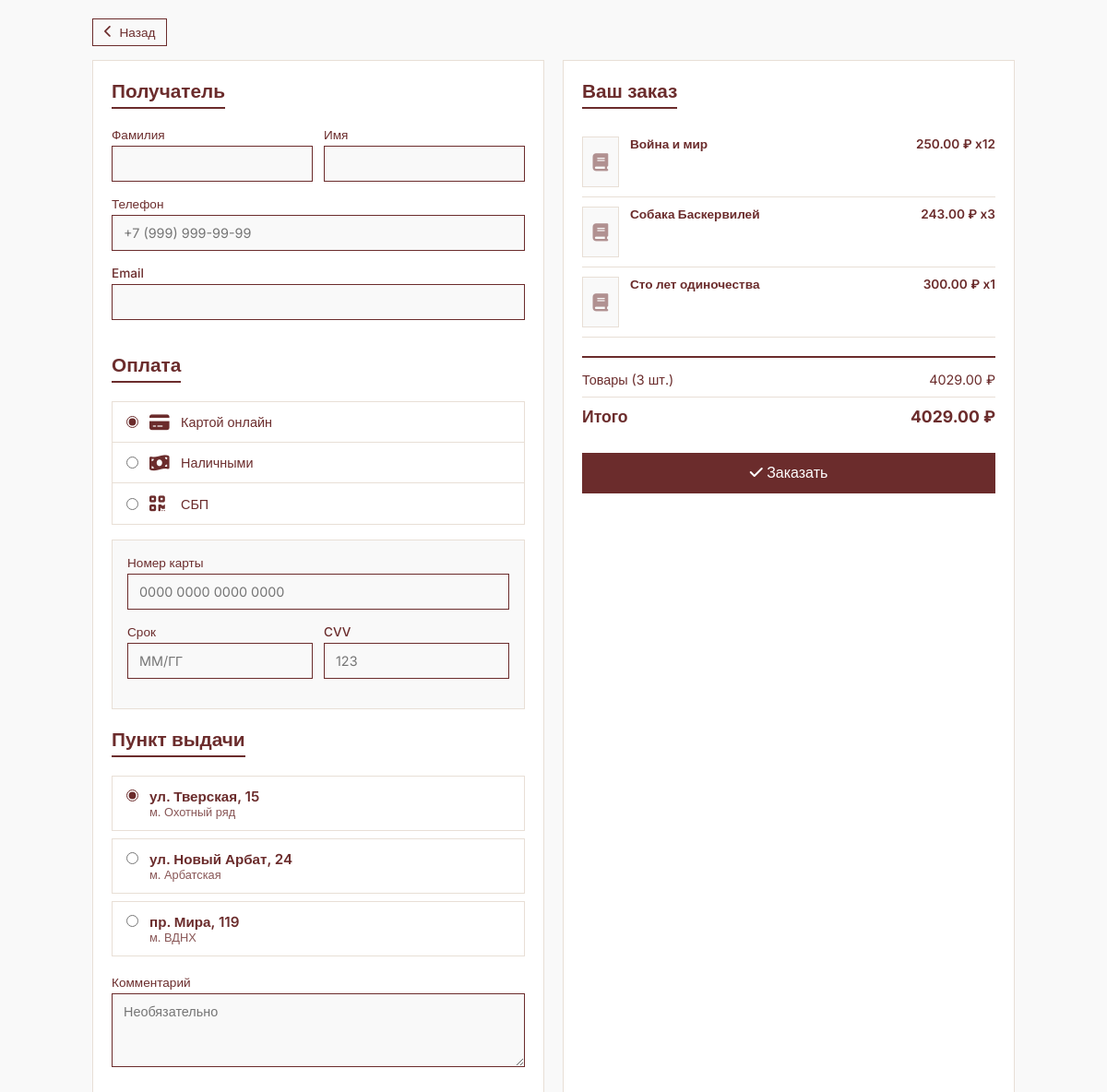
Page /users/checkout/ (signed in) on the earlier database version.
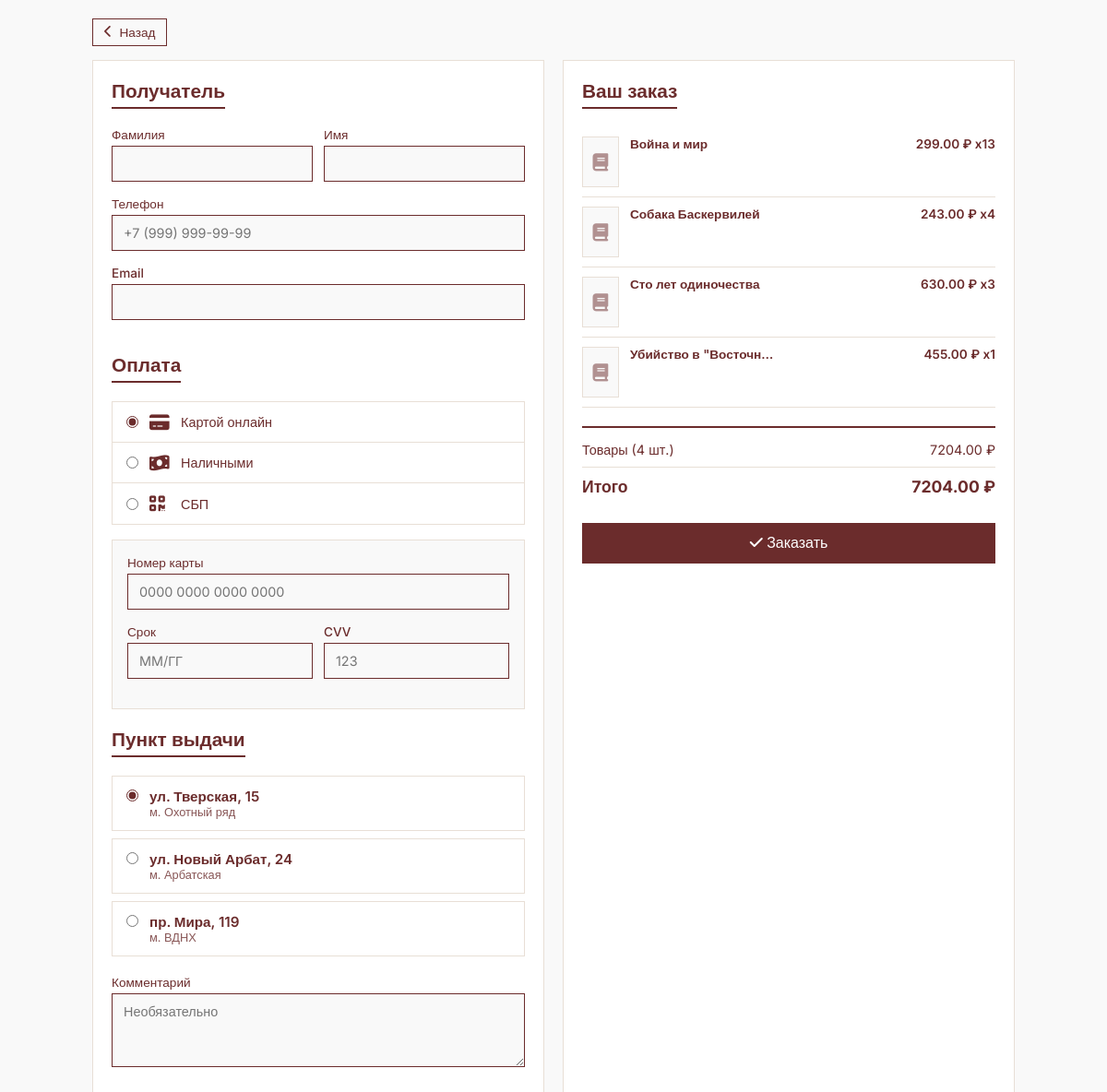
Same page on the later database version.
### books/models.py (models this page shows, shortened)
class Basket(models.Model):
    user = models.ForeignKey(User, on_delete=models.CASCADE)
    book = models.ForeignKey(Book, on_delete=models.CASCADE)
    quantity = models.PositiveIntegerField(default=1)
    created_time = models.DateTimeField(auto_now_add=True)
    def sum(self):
        return self.quantity * self.book.price

class Book(models.Model):
    title = models.CharField(max_length=256)
    author = models.ForeignKey(Author, on_delete=models.CASCADE)
    price = models.DecimalField(max_digits=8, decimal_places=2)
    quantity_in_stock = models.PositiveIntegerField(default=1)
    description = models.TextField(blank=True)
    publication_year = models.PositiveSmallIntegerField(
        verbose_name='publication year',
        blank=True,
        null=True,
        help_text='Enter the year of publication'
    )
    cover_image_url = models.ImageField(upload_to='books/')
    catalog_id = models.ForeignKey(Catalog, on_delete=models.PROTECT)
    COVER_TYPES = [
        ('hard', 'Твёрдая обложка'),
        ('soft', 'Мягкая обложка'),
        ('special', 'Специальная обложка'),
    ]
    AGE_RESTRICTIONS = [
        (0, '0+'),
        (6, '6+'),
        (12, '12+'),
        (16, '16+'),
        (18, '18+'),
    ]
    age_restriction = models.IntegerField(
        choices=AGE_RESTRICTIONS,
        default=0,validators=[MinValueValidator(0), MaxValueValidator(18)]
    )
    cover_type = models.CharField(max_length=10,choices=COVER_TYPES,default='hard'
    )
    publisher = models.ForeignKey(
        Publisher,
        on_delete=models.SET_NULL,
        null=True,
        blank=True,
        related_name='books'
    )
    publisher_brand = models.CharField(max_length=200)
    class Meta:
        verbose_name = 'Book'

### users/views.py (the view)
# urls.py: path('checkout/', checkout, name='checkout'),
@login_required
def checkout(request):
    baskets = Basket.objects.filter(user=request.user)
    if not baskets.exists():
        return redirect('books:index')
    total_sum = sum(basket.sum() for basket in baskets)
    total_quantity = baskets.count()
    context = {
        'baskets': baskets,
        'total_sum': total_sum,
        'total_quantity': total_quantity,
    }
    return render(request, 'users/checkout.html', context)

### users/templates/users/checkout.html (shortened to what the changed rows need)
<!DOCTYPE html>
<html lang="en">
<head>
  <link rel="stylesheet" href="https://cdnjs.cloudflare.com/ajax/libs/font-awesome/6.4.0/css/all.min.css">
</head>
<body>
  <div class="checkout-wrapper">
    <div class="checkout-container">
      <div class="checkout-form">
        <h2 class="section-title">Получатель</h2>
        <form id="checkoutForm" method="post" action="{% url 'users:profile' %}">
          <h2 class="section-title" style="margin-top:20px;">Оплата</h2>
          <h2 class="section-title" style="margin-top:20px;">Пункт выдачи</h2>
        </form>
      </div>
      <div class="order-summary">
        <h2 class="section-title">Ваш заказ</h2>
        <div class="order-items">
          {% for basket in baskets %}
          <div class="order-item">
            <div class="order-item-image">
              {% if basket.book.cover_image %}
                <img src="{{ basket.book.cover_image_url }}" alt="">
              {% else %}
                <i class="fas fa-book"></i>
              {% endif %}
            </div>
            <div class="order-item-info">
              <div class="order-item-title">{{ basket.book.title|truncatechars:20 }}</div>
            </div>
            <div class="order-item-price">
              {{ basket.book.price }} ₽ x{{ basket.quantity }}
            </div>
          </div>
          {% endfor %}
        </div>
        <div class="order-total">
          <div class="total-row">
            <span>Товары ({{ total_quantity }} шт.)</span>
            <span>{{ total_sum }} ₽</span>
          </div>
          <div class="total-row final">
            <span>Итого</span>
            <span>{{ total_sum }} ₽</span>
          </div>
        </div>
      </div>
    </div>
  </div>
</body>
</html>

Differences in the rows shown:
changed Basket "Война и мир": book.price "250.00" → "299.00"; quantity "12" → "13"
changed Basket "Собака Баскервилей": quantity "3" → "4"
changed Basket "Сто лет одиночества": book.price "300.00" → "630.00"; quantity "1" → "3"
added Basket: book "Убийство в \"Восточн…", book.price "455.00", quantity "1"
Other differences:
{{ total_quantity }}: "3" → "4"
{{ total_sum }}: "4029.00" → "7204.00"
